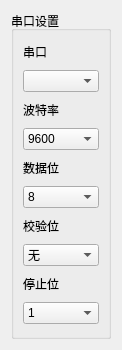
   <widget class="QWidget" name="layoutWidget">
    <property name="geometry">
     <rect>
      <x>10</x>
      <y>10</y>
      <width>122</width>
      <height>350</height>
     </rect>
    </property>
    <layout class="QVBoxLayout" name="verticalLayout_2">
     <item>
      <widget class="QGroupBox" name="groupBox">
       <property name="styleSheet">
        <string notr="true"/>
       </property>
       <property name="title">
        <string>串口设置</string>
       </property>
       <property name="flat">
        <bool>false</bool>
       </property>
       <layout class="QVBoxLayout" name="verticalLayout">
        <item>
         <widget class="QLabel" name="label">
          <property name="sizePolicy">
           <sizepolicy hsizetype="Preferred" vsizetype="Fixed">
            <horstretch>0</horstretch>
            <verstretch>0</verstretch>
           </sizepolicy>
          </property>
          <property name="text">
           <string>串口</string>
          </property>
         </widget>
        </item>
        <item>
         <widget class="QComboBox" name="portNameComboBox"/>
        </item>
        <item>
         <widget class="QLabel" name="label_2">
          <property name="sizePolicy">
           <sizepolicy hsizetype="Preferred" vsizetype="Fixed">
            <horstretch>0</horstretch>
            <verstretch>0</verstretch>
           </sizepolicy>
          </property>
          <property name="text">
           <string>波特率</string>
          </property>
         </widget>
        </item>
        <item>
         <widget class="QComboBox" name="baudRateComboBox">
          <property name="currentIndex">
           <number>12</number>
          </property>
          <item>
           <property name="text">
            <string>50</string>
           </property>
          </item>
          <item>
           <property name="text">
            <string>75</string>
           </property>
          </item>
          <item>
           <property name="text">
            <string>110</string>
           </property>
          </item>
          <item>
           <property name="text">
            <string>134</string>
           </property>
          </item>
          <item>
           <property name="text">
            <string>150</string>
           </property>
          </item>
          <item>
           <property name="text">
            <string>200</string>
           </property>
          </item>
          <item>
           <property name="text">
            <string>300</string>
           </property>
          </item>
          <item>
           <property name="text">
            <string>600</string>
           </property>
          </item>
          <item>
           <property name="text">
            <string>1200</string>
           </property>
          </item>
          <item>
           <property name="text">
            <string>1800</string>
           </property>
          </item>
          <item>
           <property name="text">
            <string>2400</string>
           </property>
          </item>
          <item>
           <property name="text">
            <string>4800</string>
           </property>
          </item>
          <item>
           <property name="text">
            <string>9600</string>
           </property>
          </item>
          <item>
           <property name="text">
            <string>14400</string>
           </property>
          </item>
          <item>
           <property name="text">
            <string>19200</string>
           </property>
          </item>
          <item>
           <property name="text">
            <string>38400</string>
           </property>
          </item>
          <item>
           <property name="text">
            <string>56000</string>
           </property>
          </item>
          <item>
           <property name="text">
            <string>57600</string>
           </property>
          </item>
          <item>
           <property name="text">
            <string>76800</string>
           </property>
          </item>
          <item>
           <property name="text">
            <string>115200</string>
           </property>
          </item>
          <item>
           <property name="text">
            <string>128000</string>
           </property>
          </item>
          <item>
           <property name="text">
            <string>256000</string>
           </property>
          </item>
         </widget>
        </item>
        <item>
         <widget class="QLabel" name="label_3">
          <property name="sizePolicy">
           <sizepolicy hsizetype="Preferred" vsizetype="Fixed">
            <horstretch>0</horstretch>
            <verstretch>0</verstretch>
           </sizepolicy>
          </property>
          <property name="text">
           <string>数据位</string>
          </property>
         </widget>
        </item>
        <item>
         <widget class="QComboBox" name="dataBitsComboBox">
          <property name="currentIndex">
           <number>3</number>
          </property>
          <item>
           <property name="text">
            <string>5</string>
           </property>
          </item>
          <item>
           <property name="text">
            <string>6</string>
           </property>
          </item>
          <item>
           <property name="text">
            <string>7</string>
           </property>
          </item>
          <item>
           <property name="text">
            <string>8</string>
           </property>
          </item>
         </widget>
        </item>
        <item>
         <widget class="QLabel" name="label_4">
          <property name="sizePolicy">
           <sizepolicy hsizetype="Preferred" vsizetype="Fixed">
            <horstretch>0</horstretch>
            <verstretch>0</verstretch>
           </sizepolicy>
          </property>
          <property name="text">
           <string>校验位</string>
          </property>
         </widget>
        </item>
        <item>
         <widget class="QComboBox" name="parityComboBox">
          <item>
           <property name="text">
            <string>无</string>
           </property>
          </item>
          <item>
           <property name="text">
            <string>奇</string>
           </property>
          </item>
          <item>
           <property name="text">
            <string>偶</string>
           </property>
          </item>
         </widget>
        </item>
        <item>
         <widget class="QLabel" name="label_5">
          <property name="sizePolicy">
           <sizepolicy hsizetype="Preferred" vsizetype="Fixed">
            <horstretch>0</horstretch>
            <verstretch>0</verstretch>
           </sizepolicy>
          </property>
          <property name="text">
           <string>停止位</string>
          </property>
         </widget>
        </item>
        <item>
         <widget class="QComboBox" name="stopBitsComboBox">
          <item>
           <property name="text">
            <string>1</string>
           </property>
          </item>
          <item>
           <property name="text">
            <string>1.5</string>
           </property>
          </item>
          <item>
           <property name="text">
            <string>2</string>
           </property>
          </item>
         </widget>
        </item>
       </layout>
      </widget>
     </item>
    </layout>
   </widget>
